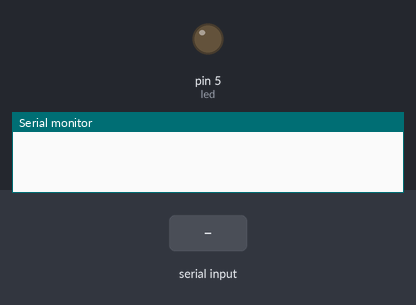
Recording of a sketch running on a simulated Arduino Uno, built with avr-gcc and run on an emulated ATmega328P. Parts: output pins drawn as LEDs (lit = HIGH), the last lines printed to the serial monitor. The test bench sets the inputs (shaded band).

Above: at 1.2 s.
1.3 s: "*hi" received over Serial
At 1.8 s:
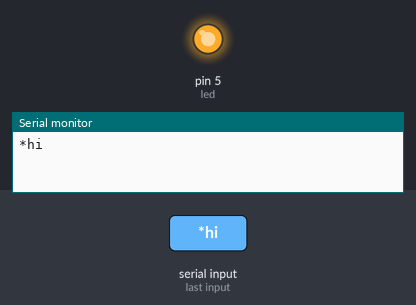
2.8 s: "*bye" received over Serial
At 3.3 s:
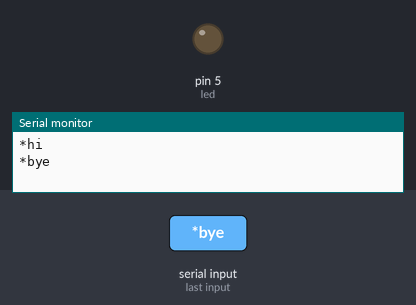
Timing chart, 0 to 5.8 s (numbered marks = the images above; inputs shaded):
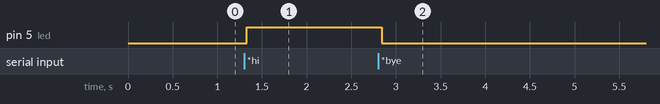

Measured:
- after the input at 1.3 s, pin 5 (led): LOW → HIGH at once
- after the input at 2.8 s, pin 5 (led): HIGH → LOW at once

The sketch:

voice_bluetooth.ino
```cpp
String voice;
#define led 5

void setup() {
  // put your setup code here, to run once:
  Serial.begin(9600);
  pinMode(led,OUTPUT);
}

void loop() {
  while (Serial.available()){  //Check if there is an available byte to read
  delay(10); //Delay added to make thing stable
  char c = Serial.read(); //Conduct a serial read
  if (c == '#') {break;} //Exit the loop when the # is detected after the word
  voice += c; //Shorthand for voice = voice + c
  }
  if (voice.length() > 0) {
    Serial.println(voice);
//-----------------------------------------------------------------------//
  //----------Control Multiple Pins/ LEDs----------//
       if(voice == "*hi") {digitalWrite(led,HIGH);}  //Turn Off All Pins (Call Function)
  else if(voice == "*bye"){digitalWrite(led,LOW);} //Turn On  All Pins (Call Function)
  // put your main code here, to run repeatedly:
voice=""; //Reset the variable after initiating
}
}
```
